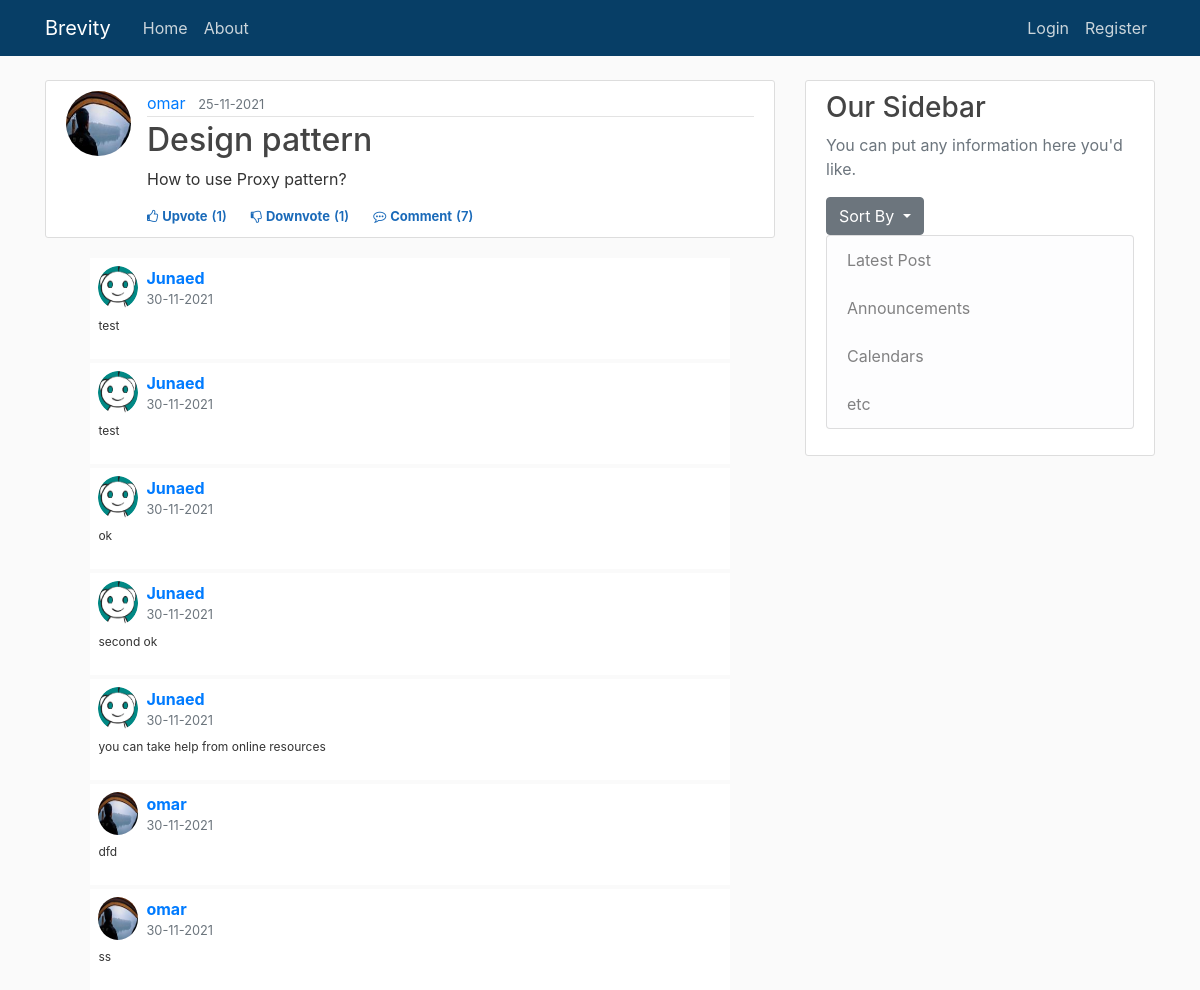
/post/1, run on an earlier commit of the app's database.
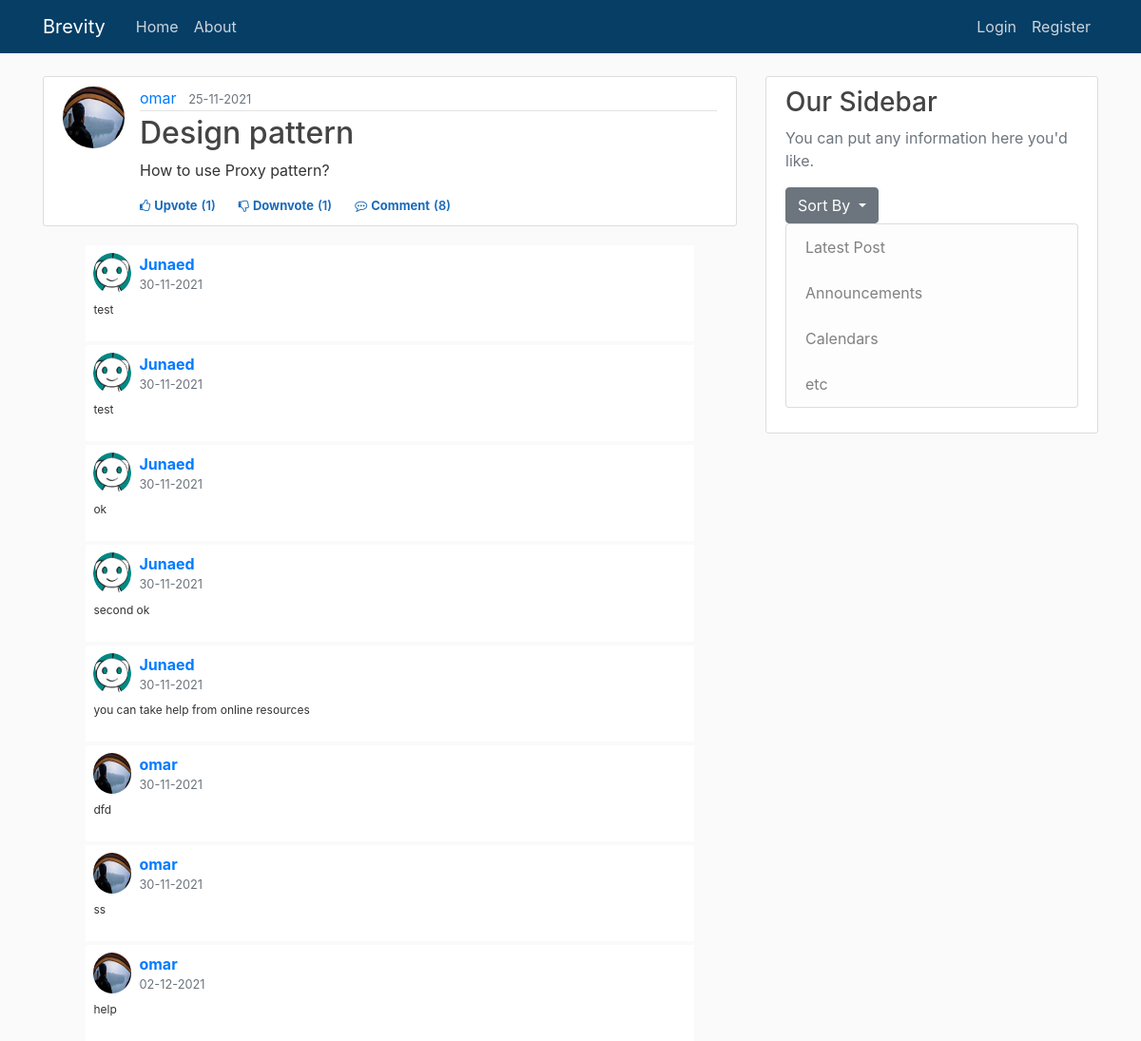
And on a later commit of the database.
### brevity/models.py (models this page shows, shortened)
class User(db.Model, UserMixin):
    id = db.Column(db.Integer, primary_key=True)
    username = db.Column(db.String(20), unique=True, nullable=False)
    email = db.Column(db.String(120), unique=True, nullable=False)
    image_file = db.Column(db.String(20), nullable=False, default='default.jpg')
    password = db.Column(db.String(60), nullable=False)
    posts = db.relationship('Post', backref='author', lazy=True)                    #By default SQLAlchemy guess the relationship to be one to many as posts returns a list of post.
    upvoted = db.relationship('Upvote', foreign_keys='Upvote.user_id', backref='user', lazy='dynamic')
    downvoted = db.relationship('Downvote', foreign_keys='Downvote.user_id', backref='user', lazy='dynamic')
    commented = db.relationship('Comment', backref='author', lazy=True)

class Post(db.Model):
    id = db.Column(db.Integer, primary_key=True)
    title = db.Column(db.String(100), nullable=False)
    date_posted = db.Column(db.DateTime, nullable=False, default=datetime.utcnow)
    content = db.Column(db.Text, nullable=False)
    user_id = db.Column(db.Integer, db.ForeignKey('user.id'), nullable=False)
    upvotes = db.relationship('Upvote', backref='post', lazy='dynamic')
    downvotes = db.relationship('Downvote', backref='post', lazy='dynamic')
    comments = db.relationship('Comment', backref='post', lazy='dynamic')

class Comment(db.Model):
    id = db.Column(db.Integer, primary_key = True)
    date_posted = db.Column(db.DateTime, nullable=False, default=datetime.utcnow)
    content = db.Column(db.Text, nullable=False)
    user_id = db.Column(db.Integer, db.ForeignKey('user.id'))
    post_id = db.Column(db.Integer, db.ForeignKey('post.id'))

### brevity/posts/routes.py (the view)
@posts.route("/post/<int:post_id>", methods=['GET', 'POST'])            #'int:' imposes that post_id must be int.
def post(post_id):
    form = CommentForm()
    post = Post.query.get_or_404(post_id)                               #get(id) is used to query the db through Primary key.
    comments = Comment.query.filter_by(post_id = post_id)
    if form.validate_on_submit():
        comment = Comment(content=form.content.data, author=current_user, post_id=post_id)
        db.session.add(comment)
        db.session.commit()
        flash('Your comment has been posted', 'success')
        return redirect(url_for('posts.post', post_id=post.id))
    return render_template('post.html', title="post.title",form = form, post=post, comments = comments)

### brevity/templates/post.html (shortened to what this page needs)
{% extends "layout.html" %}
{% block content %}
    <article class="media content-section">
        <img class="rounded-circle article-img" src="{{ url_for('static', filename = 'profile_pics/' + post.author.image_file)}}">
        <div class="media-body">
            <div class="article-metadata">
                <a class="mr-2" href="{{ url_for('users.user_posts', username=post.author.username) }}">{{ post.author.username }}</a>
                <small class="text-muted">{{ post.date_posted.strftime('%d-%m-%Y') }}</small>
            </div>
            <h2 class="article-title">{{ post.title }}</h2>
            <p class="article-content">{{ post.content }}</p>
            <div>
                {% if current_user.is_authenticated %}
                    <div class="d-flex flex-row fs-12" id="vote{{post.id}}">
                        {% if not current_user.has_upvoted_post(post) %}
                            <div class="like cursor votestyle vote" post_id="{{post.id}}" action="upvote"><i class="fa fa-thumbs-o-up"></i><span class="ml-1">Upvote</span></div>
                            <div class="like vote_count" ><span class="ml-1 mr-4">({{post.upvotes.count()}})</span></div>
                        {% else %}
                            <div class="like cursor upvotedstyle vote" post_id="{{post.id}}" action="upvote"><i class="fa fa-thumbs-o-up"></i><span class="ml-1">Upvoted</span></div>
                            <div class="like upvoted_count" ><span class="ml-1 mr-4">({{post.upvotes.count()}})</span></div>
                        {% endif %}
                        {% if not current_user.has_downvoted_post(post) %}
                            <div class="like downvotecursor votestyle vote" post_id="{{post.id}}" action="downvote"><i class="fa fa-thumbs-o-down"></i><span class="ml-1">Downvote</span></div>
                            <div class="like vote_count"><span class="ml-1 mr-4">({{post.downvotes.count()}})</span></div>
                        {% else %}
                            <div class="like downvotecursor downvotedstyle vote" post_id="{{post.id}}" action="downvote"><i class="fa fa-thumbs-o-down"></i><span class="ml-1">Downvoted</span></div>
                            <div class="like downvoted_count"><span class="ml-1 mr-4">({{post.downvotes.count()}})</span></div>
                        {% endif %}
                        <div class="like cursor comment"><i class="fa fa-commenting-o"></i><span class="ml-1"><a class="mr-1 like cursor comment" href="{{ url_for('posts.post', post_id=post.id) }}">Comment</a></span></div>
                        <div class="like comment_count"><span class="ml-0">({{post.comments.count()}})</span></div>
                    </div>
                {% else %}
                    <div class="d-flex flex-row fs-12">
                        <div class="like cursor unauthorised_upvote"><i class="fa fa-thumbs-o-up"></i><span class="ml-1"><a class="like cursor unauthorised_upvote" href="{{ url_for('posts.vote_action', post_id=post.id, action='unauthorized_upvote')}}">Upvote</a></span></div>
                        <div class="like vote_count" ><span class="ml-1 mr-4">({{post.upvotes.count()}})</span></div>
                        <div class="like downvotecursor unauthorised_downvote"><i class="fa fa-thumbs-o-down"></i><span class="ml-1"><a class="like downvotecursor unauthorised_downvote" href="{{ url_for('posts.vote_action', post_id=post.id, action='unauthorized_downvote')}}">Downvote</a></span></div>
                        <div class="like vote_count"><span class="ml-1 mr-4">({{post.downvotes.count()}})</span></div>
                        <div class="like cursor comment"><i class="fa fa-commenting-o"></i><span class="ml-1"><a class="mr-1 like cursor comment" href="{{ url_for('posts.post', post_id=post.id) }}">Comment</a></span></div>
                        <div class="like comment_count"><span class="ml-0">({{post.comments.count()}})</span></div>
                    </div>
                {% endif %}
            </div>
        </div>
    </article>
    {% for comment in comments %}
    <div class="container mt-1">
        <div class="d-flex justify-content-center row">
            <div class="col-md-11">
                <div class="d-flex flex-column comment-section">
                    <div class="bg-white p-2">
                        <div class="d-flex flex-row user-info"><img class="rounded-circle" src="{{ url_for('static', filename = 'profile_pics/' + comment.author.image_file)}}" width="40">
                            <div class="d-flex flex-column justify-content-start ml-2"><span class="d-block font-weight-bold name">{{comment.author.username}}</span><small class="text-muted">{{comment.date_posted.strftime('%d-%m-%Y')}}</small></div>
                        </div>
                        <div class="mt-2">
                            <p class="comment-text">{{comment.content}}</p>
                        </div>
                    </div>
                </div>
            </div>
        </div>
    </div>
    {% endfor %}
{% endblock content %}

### brevity/templates/layout.html (shortened to what this page needs)
<!DOCTYPE html>
<html lang="en">
<head>
    <link rel="stylesheet" href="https://maxcdn.bootstrapcdn.com/bootstrap/4.0.0/css/bootstrap.min.css"
>
    <link rel="stylesheet" type="text/css" href="{{url_for('static', filename='main.css')}}">
</head>
<body>
    <header class="site-header">
        <nav class="navbar navbar-expand-md navbar-dark bg-steel fixed-top">
            <div class="container">
                <a class="navbar-brand mr-4" href="/">Brevity</a>
                <div class="collapse navbar-collapse" id="navbarToggle">
                    <div class="navbar-nav mr-auto">
                        <a class="nav-item nav-link" href="{{ url_for('main.home') }}">Home</a>
                        <a class="nav-item nav-link" href="{{ url_for('main.about') }}">About</a>
                    </div>
                    <div class="navbar-nav">
                        {% if current_user.is_authenticated %}
                            <a class="nav-item nav-link" href="{{ url_for('posts.new_post') }}">New Post</a>
                            <a class="nav-item nav-link" href="{{ url_for('users.account') }}">Account</a>
                            <a class="nav-item nav-link" href="{{ url_for('users.logout') }}">Logout</a>
                        {% else %}
                            <a class="nav-item nav-link" href="{{ url_for('users.login') }}">Login</a>
                            <a class="nav-item nav-link" href="{{ url_for('users.register') }}">Register</a>
                        {% endif %}
                    </div>
                </div>
            </div>
        </nav>
    </header>
    <main role="main" class="container">
        <div class="row">
            <div class="col-md-8">
                {% block content %}{% endblock %}
            </div>
            <div class="col-md-4">
                <div class="content-section">
                    <h3>Our Sidebar</h3>
                    <p class='text-muted'>You can put any information here you'd like.
                        <div class="dropdown">
                            <button class="btn btn-secondary dropdown-toggle" type="button" id="dropdownMenuButton" data-toggle="dropdown" aria-haspopup="true" aria-expanded="false">
                              Sort By
                            </button>
                          </div>
                    <ul class="list-group">
                        <li class="list-group-item list-group-item-light">Latest Post</a></li>
                        <li class="list-group-item list-group-item-light">Announcements</li>
                        <li class="list-group-item list-group-item-light">Calendars</li>
                        <li class="list-group-item list-group-item-light">etc</li>
                    </ul>
                    </p>
                </div>
            </div>
        </div>
    </main>
</body>
</html>

### brevity/static/main.css (style rules this page uses)
body { background: #fafafa; color: #333333; margin-top: 5rem; }
h1, h2, h3, h4, h5, h6 { color: #444444; }
.bg-steel { background-color: #073e66; }
.site-header .navbar-nav .nav-link { color: #cbd5db; }
.content-section { background: #ffffff; padding: 10px 20px; border: 1px solid #dddddd; border-radius: 3px; margin-bottom: 20px; }
.article-title { color: #444444; }
.article-content { white-space: pre-line; }
.article-img { height: 65px; width: 65px; margin-right: 16px; }
.article-metadata { padding-bottom: 1px; margin-bottom: 4px; border-bottom: 1px solid #e3e3e3 }
.comment-text { font-size: 12px }
.fs-12 { font-size: 12px }
.name { color: #007bff }
.cursor { cursor: pointer }
.downvotecursor { cursor: pointer }
.vote_count { color: #1a6ab9; font-size: 13px; font-weight: 600; }
.comment { color: #1a6ab9; font-size: 13px; font-weight: 700; }
.comment_count { color: #1a6ab9; font-size: 13px; font-weight: 600; }
.unauthorised_upvote { color: #1a6ab9; font-size: 13px; font-weight: 700; }
.unauthorised_downvote { color: #1a6ab9; font-size: 13px; font-weight: 700; }

What changed in the data, as far as the page shows it:
added Comment: image_file (picture), author.username "omar", date_posted "02-12-2021", content "help"
Also different on the page:
{{ post.comments.count() }}: "7" → "8"
